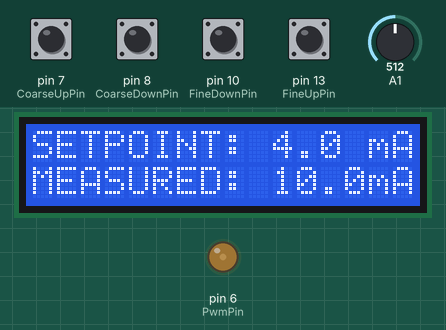
This sketch was run on a simulated Arduino Uno, built with avr-gcc and run on an emulated ATmega328P. On the bench: 16×2 character LCD, output pins drawn as LEDs (lit = HIGH). The test bench sets the inputs (shaded band); at power-on: pin 7 (CoarseUpPin), pin 8 (CoarseDownPin), pin 10 (FineDownPin), pin 13 (FineUpPin) LOW, A1 = 512.

Above: at 1.2 s.
1.3 s: pin 7 (CoarseUpPin) pulled HIGH for 1 s
At 2.4 s:
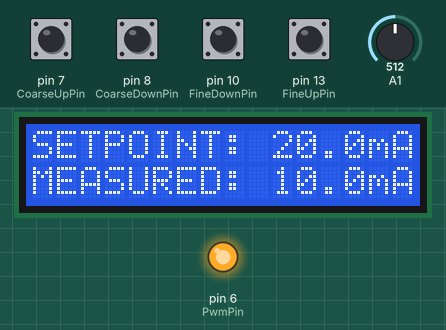
3.8 s: pin 10 (FineDownPin) pulled HIGH for 1 s
At 5.9 s:
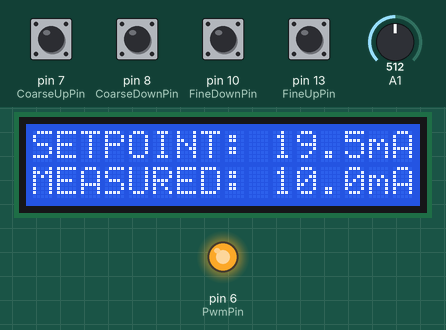
6.3 s: A1 set to 716
At 7.0 s:
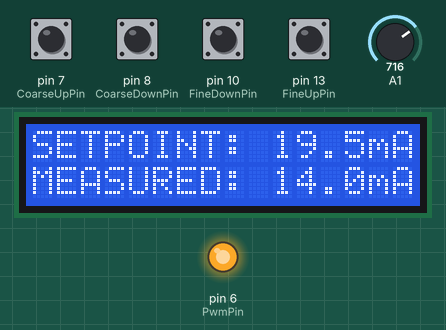
7.8 s: pin 8 (CoarseDownPin) pulled HIGH for 0.25 s
At 9.1 s:
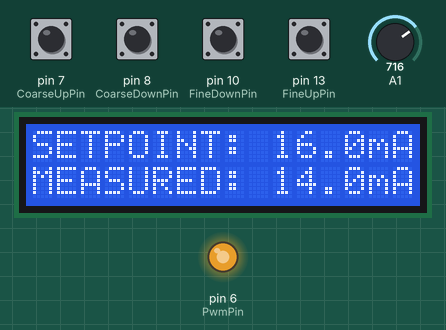
9.5 s: pin 13 (FineUpPin) pulled HIGH for 0.25 s
At 10.2 s:
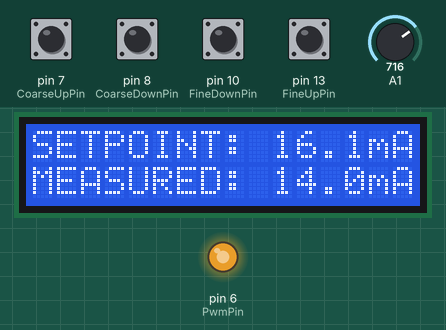
11.2 s: pin 7 (CoarseUpPin) pulled HIGH for 0.25 s
At 12.4 s:
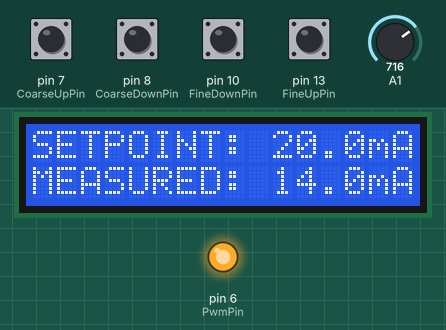
Timing chart, 0 to 13.9 s (numbered marks = the images above; inputs shaded):
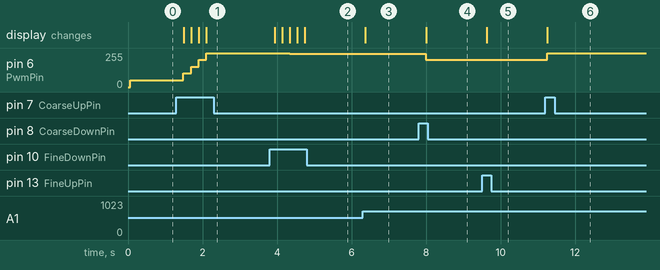

The sketch:

current_source.ino
```cpp
#include <LiquidCrystal.h>

LiquidCrystal lcd(12,11,5,4,3,2);

//Declaration of variables
const int CoarseUpPin = 7;
const int CoarseDownPin = 8 ;
const int FineUpPin = 13;
const int FineDownPin = 10;
const int PwmPin = 6;
float SetVoltage = 1;
float SetCurrent;
int count = 1;

void setup() {

// initialize inputs and outputs:
pinMode(CoarseUpPin, INPUT);
pinMode(CoarseDownPin, INPUT);
pinMode(FineUpPin, INPUT);
pinMode(FineDownPin, INPUT);
pinMode(PwmPin, OUTPUT);

lcd.begin(16, 2);                                                   // Initialize lcd communication:

lcd.setCursor(0, 0);
lcd.print("SETPOINT:");
lcd.setCursor(14, 0);                                               // Start the letters "mA" at coloumn 14 of row 0 to allow adequate space for values
lcd.print("mA");

lcd.setCursor(0, 1);
lcd.print("MEASURED:");
lcd.setCursor(14, 1);                                               // Start letters "mA" directly below mA of setpoint
lcd.print("mA");

}

void loop() {

 //Increasing coarse adjustment
  if(digitalRead(CoarseUpPin)== HIGH){

    count++; //increment count by 1

    if(count==1)
      SetVoltage = 1;
    else if(count==2)
      SetVoltage = 2;
    else if(count==3)
      SetVoltage = 3;
    else if(count==4)
      SetVoltage = 4;
    else if(count==5)
      SetVoltage = 5;
    else if(count == 6){
      count = 5;
      SetVoltage = 5;
    }
  }

  //Decreasing coarse adjustment
  if(digitalRead(CoarseDownPin)== HIGH){

    count--; //decrement count by 1

    if(count==1)
      SetVoltage = 1;
    else if(count==2)
      SetVoltage = 2;
    else if(count==3)
      SetVoltage = 3;
    else if(count==4)
      SetVoltage = 4;
    else if(count==5)
      SetVoltage = 5;
    else if(count == 0){
      count = 1;
      SetVoltage = 1;
    }
  }

  //Increasing Fine adjustment
  if(digitalRead(FineUpPin)== HIGH){

    SetVoltage = SetVoltage + 0.025;                                // A change of 0.025 V results in a change of 0.1 mA

    if(SetVoltage > 5)
      SetVoltage = 5;
  }

  //Decreasing Fine adjustment
  if(digitalRead(FineDownPin)== HIGH){

    SetVoltage = SetVoltage - 0.025;
    if(SetVoltage < 1)
    SetVoltage = 1;
  }

  SetCurrent = 20 - 4*((5 - SetVoltage));

  analogWrite(PwmPin,51*SetVoltage);                                // 51 because total duty cycle is 255. For setpoint values of 1-5V, pwm value is 51-255

  float RawADC = analogRead(A1);                                    // Read the FeedBack signal in raw data format
  float FeedBackVoltage = 5 *RawADC/1023 ;                          // Convert it to a voltage value
  float FeedBackCurrent = 20 - (4*(5 - FeedBackVoltage));           // Similar formula as Setpoint to calculate the measured current value

  lcd.setCursor(10, 0);
  lcd.print("    ");                                                // To clear the space after current reaches double digits to omit the zero that appears next to the "mA" when the current returns to single digits
  lcd.setCursor(10, 0);
  lcd.print(SetCurrent,1);

  lcd.setCursor(10, 1);
  lcd.print("    ");
  lcd.setCursor(10, 1);
  lcd.print(FeedBackCurrent,1);

  delay(200);
}
```

Measured:
- after the input at 1.3 s, pin 6 (PwmPin): 51/255 → 102/255 after 0.19 s, → 153/255 0.20 s later, → 204/255 0.20 s later, → 255/255 0.20 s later; the display: first changes after 0.19 s (image 1 shows a later state)
- after the input at 3.8 s, pin 6 (PwmPin): moves from 255/255 to 248/255 over 0.81 s, starting after 0.13 s; the display: first changes after 0.13 s (image 2 shows a later state)
- after the input at 6.3 s, the display: changes after 0.07 s (image 3)
- after the input at 7.8 s, pin 6 (PwmPin): 248/255 → 204/255 after 0.20 s; the display: changes after 0.20 s (image 4)
- after the input at 9.5 s, pin 6 (PwmPin): 204/255 → 205/255 after 0.12 s; the display: changes after 0.13 s (image 5)
- after the input at 11.2 s, pin 6 (PwmPin): 205/255 → 255/255 after 0.05 s; the display: changes after 0.05 s (image 6)
